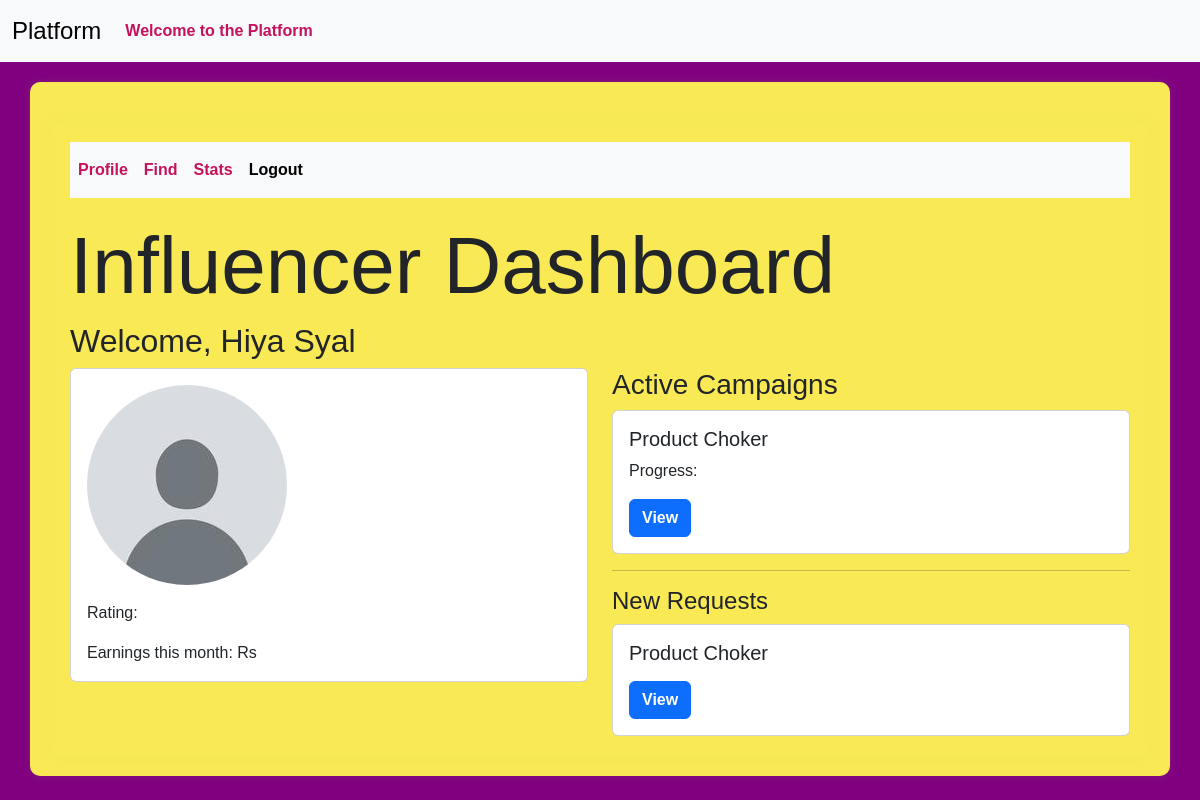
The app's page /influencer/dashboard (signed in), older data.
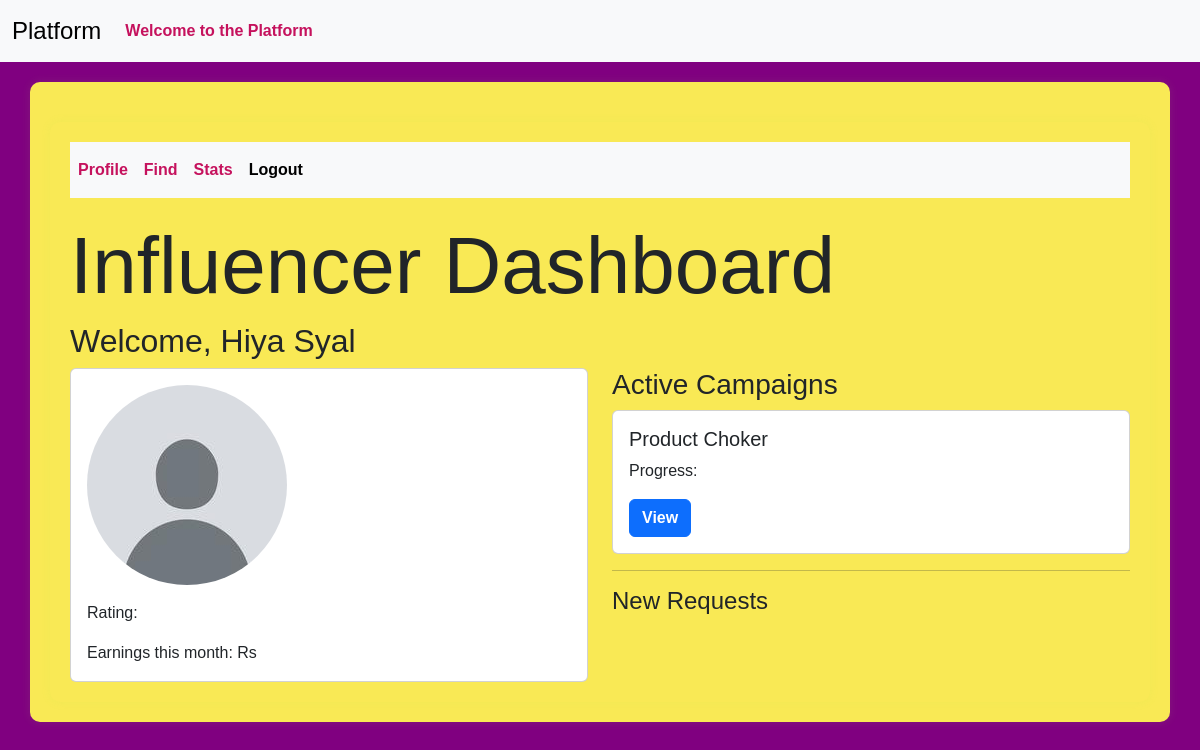
The same page, newer data.
### models.py (models this page shows, shortened)
class User(db.Model,UserMixin):
    __tablename__ = 'user'
    id = Column(Integer, primary_key=True)
    username = Column(String(32), unique=True)
    passhash = Column(String(256), nullable=False)
    name = Column(String(64), nullable=True)
    flagged = Column(Boolean, default=False)
    user_type = Column(String(50),nullable=False,default='user')
    __mapper_args__ = {
        'polymorphic_identity': 'user',
        'polymorphic_on': user_type
    }

class Campaign(db.Model):
    __tablename__ = 'campaign'
    id = Column(Integer, primary_key=True)
    name = Column(String(256), unique=False)
    description = Column(Text, nullable=True)
    start_date = Column(Date, nullable=False,default=date.today())
    end_date = Column(Date, nullable=False,default=lambda:date.today()+timedelta(days=30))
    budget = Column(Float, nullable=False,default=0.0)
    visibility = Column(Enum('public', 'private', name='visibility_enum'), nullable=False, default='public')
    sponsor_id = Column(Integer, ForeignKey('sponsor.id'), nullable=False)
    flagged = Column(Boolean, default=False)
    status = Column(String(20))
    niche = db.Column(db.Enum(NicheEnum), nullable=False)
    sponsor = relationship('Sponsor', backref='campaigns', overlaps="sponsor_campaigns,sponsor_relation")

class AdRequest(db.Model):
    __tablename__ = 'ad_request'
    id = Column(Integer, primary_key=True)
    campaign_id = Column(Integer, ForeignKey('campaign.id'), nullable=False)
    influencer_id = Column(Integer, ForeignKey('user.id'), nullable=False)
    requirements = Column(Text, nullable=True)
    payment_amount = Column(Float, nullable=False)
    status = Column(Enum('Pending', 'Accepted', 'Rejected', name='status_enum'), nullable=False, default='Pending')
    campaign = relationship('Campaign', backref='ad_requests')
    influencer = relationship('Influencer', backref='ad_requests', overlaps="influencer_ad_requests,influencer_relation")

### routes.py (the view)
@app.route('/influencer/dashboard')
@auth_required
def influencer_dashboard():
    user_id=session.get('user_id')
    if not user_id:
        flash('Kindly login first')
        return redirect(url_for('login'))
    influencer=Influencer.query.get(user_id)
    if not influencer:
        flash('Not Found!','danger')
        return redirect(url_for('login'))
    details=InfluencerDetails.query.filter_by(user_id=user_id).first()
    active_campaigns=Campaign.query.join(AdRequest).filter(AdRequest.influencer_id == user_id, AdRequest.status == 'Accepted').all()
    new_requests = AdRequest.query.filter_by(influencer_id=user_id, status='Pending').all()
    return render_template('influencer_dashboard.html',user=influencer,details=details,active_campaigns=active_campaigns,new_requests=new_requests)

### app.py (called while the page is built)
@login_manager.user_loader
def load_user(user_id):
    return User.query.get(int(user_id))

### routes.py (called while the page is built)
def auth_required(func):
    @wraps(func)
    def inner(*args,**kwargs):
        if 'user_id' in session:
            return func(*args,**kwargs)
        else:
           flash('Kindly login first.')
           return redirect(url_for('login'))
    return inner

### templates/influencer_dashboard.html (shortened to what this page needs)
{% extends 'layout.html' %}
{% block content %}
<div class="container">
    <nav class="navbar navbar-expand-lg bg-body-tertiary">
        <div class="collapse navbar-collapse" id="navbarSupportedContent">
            <ul class="navbar-nav me-auto mb-2 mb-lg-0">
                <li class="nav-item">
                    <a class="nav-link" aria-current="page" href="{{ url_for('profile') }}">Profile</a>
                </li>
                <li class="nav-item">
                    <a class="nav-link" href="{{ url_for('find_campaigns') }}">Find</a>
                </li>
                <li class="nav-item">
                    <a class="nav-link" href="{{ url_for('stats.influencer_stats') }}">Stats</a>
                </li>
                <li class="nav-item">
                    <a class="nav-link active" href="{{ url_for('logout') }}">Logout</a>
                </li>
            </ul>
        </div>
    </nav>
    <h1 class="display-1"> Influencer Dashboard</h1>
    {% if user %}
        <h2> Welcome, {{ user.name }}</h2>
        <div class="row">
            <div class="col">
                <div class="card">
                    <div class="card-body">
                        {% if details.profile_picture %}
                            <img src="{{ url_for('static', filename='profile_pictures/' + details.profile_picture) }}" class="img-fluid rounded-circle mb-3" alt="Profile Picture">
                        {% else %}
                            <img src="{{ url_for('static', filename='profile_pictures/default.jpg') }}" class="img-fluid rounded-circle mb-3" alt="Profile Picture">
                        {% endif %}
                        <p class="card-text"> Rating: {{ details.rating }}</p>
                        <p class="card-text"> Earnings this month: Rs {{ details.earnings }}</p>
                    </div>
                </div>
            </div>
            <div class="col">
                <h3> Active Campaigns</h3>
                {% for campaign in active_campaigns %}
                    <div class="card">
                        <div class="card-body">
                            <h5 class="card-title">{{ campaign.name }}</h5>
                            <p class="card-text"> Progress: {{ campaign.progress }}</p>
                            <a href="{{ url_for('view_campaign', campaign_id=campaign.id) }}" class="btn btn-primary">View</a>
                        </div>
                    </div>
                {% endfor %}
                <hr>
                <h4>New Requests</h4>
                {% for request in new_requests %}
                    <div class="card">
                        <div class="card-body">
                            <h5 class="card-title">{{ request.campaign.name }}</h5>
                            <a href="{{ url_for('view_request', request_id=request.id) }}" class="btn btn-primary">View</a>
                        </div>
                    </div>
                {% endfor %}
            </div>
        </div>
    {% endif %}
</div>
{% endblock %}

### templates/layout.html (shortened to what this page needs)
<!DOCTYPE html>
<html lang="en">
<head>
  <link href="https://cdn.jsdelivr.net/npm/bootstrap@5.3.3/dist/css/bootstrap.min.css" rel="stylesheet">
  {% block style %}
         <link href="{{url_for('static',filename='profile_pictures/style.css')}}" rel="stylesheet">
  {% endblock %}
</head>
<body>
<nav class="navbar navbar-expand-lg bg-body-tertiary">
        <div class="container-fluid">
          <a class="navbar-brand" href="#">Platform</a>
          <div class="collapse navbar-collapse" id="navbarSupportedContent">
            <ul class="navbar-nav me-auto mb-2 mb-lg-0">
              {% if 'user_id' in session %}
                <li class="nav-item">
                  <a class="nav-link" href="#">Welcome to the Platform</a>
                </li>
              {% endif %}
            </ul>
          </div>
        </div>
</nav>
<div class="container">
    {% block content %}
    {% endblock %}
</div>
</body>
</html>

### static/profile_pictures/style.css (style rules this page uses)
body { font-family: 'Arial', sans-serif; background-color:#800080; }
.navbar { margin-bottom: 20px; }
.navbar-brand { font-size: 1.5rem; }
.nav-link { color: #c5125d; font-weight: bold; }
.container { margin-top: 20px; background-color: #f9e955; padding: 20px; border-radius: 10px; box-shadow: 0px 0px 10px rgba(154, 241, 83, 0.1); }
.btn { font-weight: bold; }

Row changes from the older to the newer data that the page shows:
no longer on this page (row edited): AdRequest: campaign.name "Product Choker"
